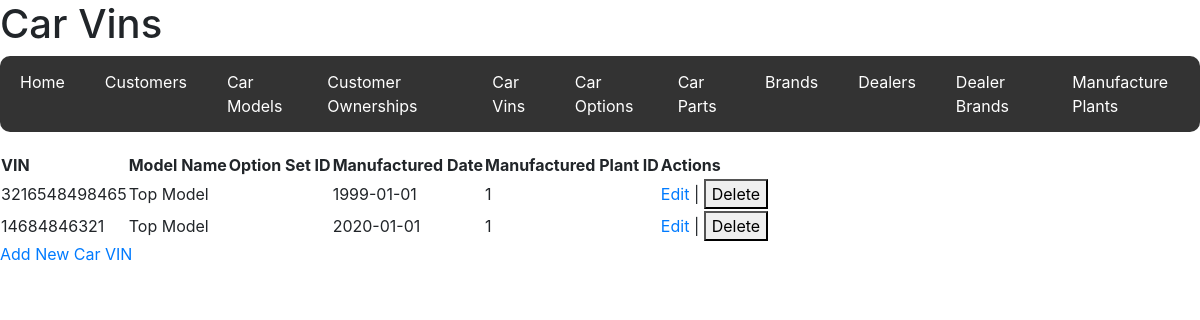
The app's page /car_vins with its own data.
### code/models.py (models this page shows)
class CarVin(db.Model):
    __tablename__ = "Car_Vins"
    vin = db.Column(db.Integer, primary_key=True)
    model_id = db.Column(db.Integer, db.ForeignKey("Models.model_id"))
    option_set_id = db.Column(db.Integer, db.ForeignKey("Car_Options.option_set_id"))
    manufactured_date = db.Column(db.Date)
    manufactured_plant_id = db.Column(
        db.Integer, db.ForeignKey("Manufacture_Plant.manufacture_plant_id")
    )
    ownership = db.relationship("CustomerOwnership", back_populates="car_vin")
    car_model = db.relationship("CarModel", back_populates="car_vins")
    car_option = db.relationship("CarOption", back_populates="car_vins")
    manufacture_plant = db.relationship("ManufacturePlant", back_populates="car_vins")

class CarModel(db.Model):
    __tablename__ = "Models"
    model_id = db.Column(db.Integer, primary_key=True)
    model_name = db.Column(db.String(50))
    model_base_price = db.Column(db.Integer)
    brand_id = db.Column(db.Integer, db.ForeignKey("Brands.brand_id"))
    brand = db.relationship("Brand", back_populates="car_models")
    car_vins = db.relationship("CarVin", back_populates="car_model")
    car_options = db.relationship("CarOption", back_populates="car_model")

### code/routes/carvins.py (the view, shortened to what this page needs)
@carvins_bp.route("/car_vins", methods=["GET", "POST"])
def car_vins():
    car_vins = CarVin.query.all()
    return render_template("car_vins.html", car_vins=car_vins)

### code/templates/car_vins.html
{% extends 'base.html' %} {% block title %}Car Vins{% endblock %} {% block
header %}
<h1>Car Vins</h1>
{% endblock %} {% block content %}
<table>
  <tr>
    <th>VIN</th>
    <th>Model Name</th>
    <th>Option Set ID</th>
    <th>Manufactured Date</th>
    <th>Manufactured Plant ID</th>
    <th>Actions</th>
  </tr>
  {% for car_vin in car_vins %}
  <tr>
    <td>{{ car_vin.vin }}</td>
    <td>{{ car_vin.car_model.model_name }}</td>
    <td>{{ car_vin.option_set_id }}</td>
    <td>{{ car_vin.manufactured_date }}</td>
    <td>{{ car_vin.manufactured_plant_id }}</td>
    <td>
      <a href="{{ url_for('carvins.view_car_vin', vin=car_vin.vin) }}">Edit</a>
      |
      <form
        action="{{ url_for('carvins.delete_car_vin', vin=car_vin.vin) }}"
        method="POST"
        style="display: inline"
      >
        <button type="submit">Delete</button>
      </form>
    </td>
  </tr>
  {% endfor %}
</table>
<a href="{{ url_for('carvins.new_car_vin') }}">Add New Car VIN</a>
{% endblock %}

### records on screen
CarVin: vin "3216548498465", car_model.model_name "Top Model", manufactured_date "1999-01-01", manufactured_plant_id "1"
CarVin: vin "14684846321", car_model.model_name "Top Model", manufactured_date "2020-01-01", manufactured_plant_id "1"
